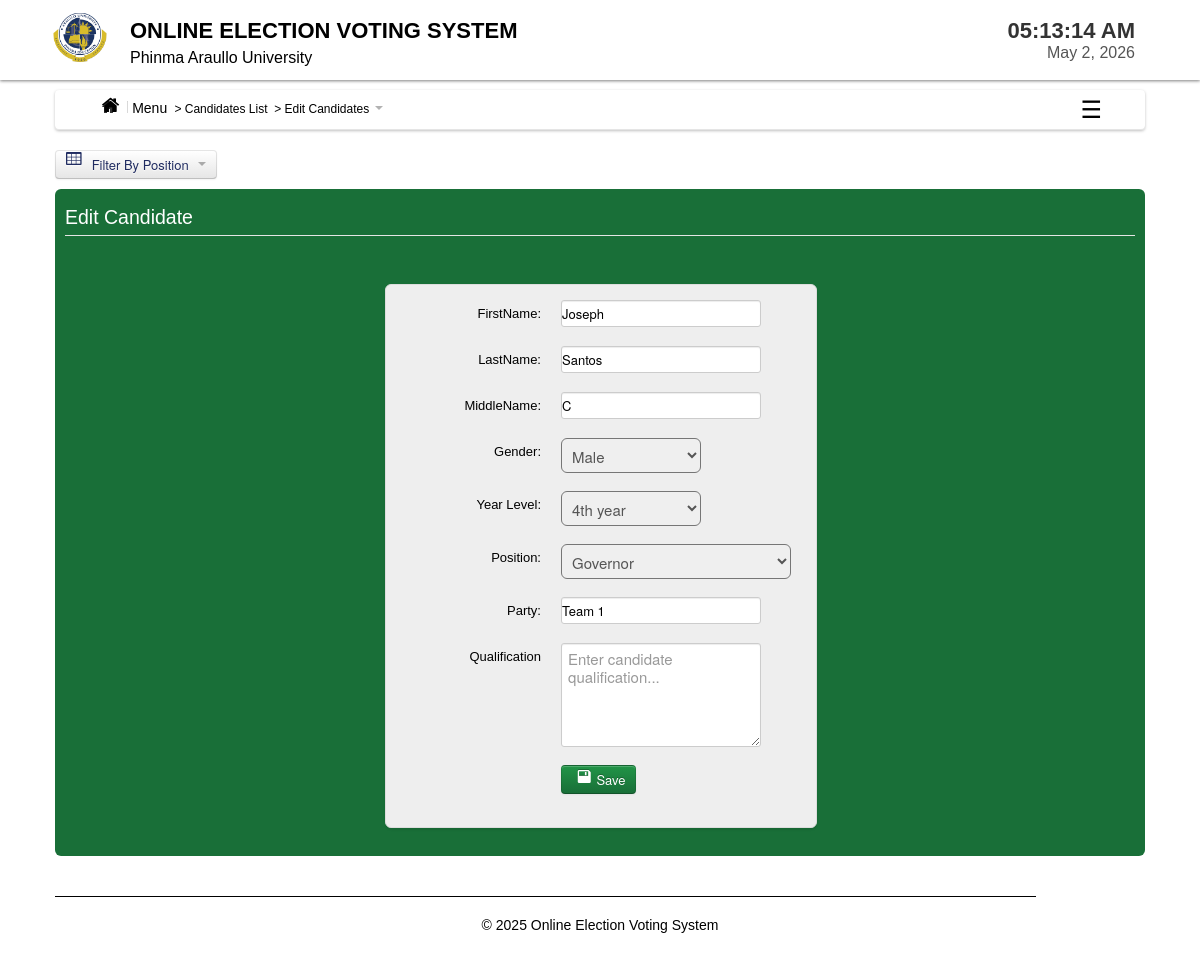
/admin/edit_candidate.php?id=212 (signed in), run on the app's committed database.
### tables this page shows
CREATE TABLE `candidate` (
  `CandidateID` int(11) NOT NULL,
  `abc` varchar(1) NOT NULL,
  `Position` varchar(200) NOT NULL,
  `Party` varchar(100) NOT NULL,
  `FirstName` varchar(200) NOT NULL,
  `LastName` varchar(200) NOT NULL,
  `MiddleName` varchar(100) NOT NULL,
  `Gender` varchar(6) NOT NULL,
  `Year` varchar(100) NOT NULL,
  `Photo` varchar(200) NOT NULL,
  `Qualification` text NOT NULL
);

### admin/edit_candidate.php (the view, shortened to what this page needs)
<?php
include('header.php');
include('dbcon.php');
$get_id=$_GET['id'];
?>
</head>
<body>
<?php include('nav_top.php'); ?>
<div class="wrapper">
<div class="home_body">
<?php include('menusidebar.php'); ?>
<section style="margin-top: 20px;">
 <section style="margin-top: 20px;">
  <div class="dropdown">
    <button class="btn dropdown-toggle" type="button" data-toggle="dropdown"
  #000; border: none;>
  <i class="icon-table icon-large" style="margin-right: 8px;"></i> Filter By Position
  <span class="caret" style="border-top-color: #000; margin-left: 6px;"></span>
</button>
  </div>
</section>
	<div id="element" class="hero-body">
	<?php
	$result=mysqli_query($conn,"select * from candidate where CandidateID='$get_id'") or die(mysqli_error());
	$row=mysqli_fetch_array($result);
	?>
	<form method="POST"  class="form-horizontal" enctype="multipart/form-data">
    <fieldset>
    <legend><font color="white">Edit Candidate</font></legend>
	<div class="candidate_margin">
	<ul class="thumbnails_new_voter">
    <li class="span3">
    <div class="thumbnail_new_voter">
	<div class="control-group">
    <label class="control-label" for="input01">FirstName:</label>
    <div class="controls">
    <input type="text" name="rfirstname" class="rfirstname" value="<?php echo $row['FirstName']; ?>">
    </div>
    </div>
	<div class="control-group">
    <label class="control-label" for="input01">LastName:</label>
    <div class="controls">
    <input type="text" name="rlastname" class="rlastname" value="<?php echo $row['LastName']; ?>">
    </div>
    </div>
	<div class="control-group">
    <label class="control-label" for="input01">MiddleName:</label>
    <div class="controls">
    <input type="text" name="rname" class="rname" value="<?php echo $row['MiddleName']; ?>">
    </div>
    </div>
	<div class="control-group">
    <label class="control-label" for="input01">Gender:</label>
    <div class="controls">
   <select name="rgender" class="rgender" id="span2">
   <option><?php echo $row['Gender']; ?></option>
	</select>
    </div>
    </div>
	<div class="control-group">
    <label class="control-label" for="input01">Year Level:</label>
    <div class="controls">
   <select name="ryear" class="ryear" id="span2">
     <option><?php echo $row['Year']; ?></option>
	</select>
    </div>
    </div>
	<div class="control-group">
    <label class="control-label" for="input01">Position:</label>
    <div class="controls">
   <select name="rposition" class="rposition" id="span90">
    <option><?php echo $row['Position']; ?></option>
	</select>
    </div>
    </div>
		<div class="control-group">
    <label class="control-label" for="input01">Party:</label>
    <div class="controls">
    <input type="text" name="party" class="party" value="<?php echo $row['Party']; ?>">
    </div>
    </div>
<div class="control-group">
    <label class="control-label" for="qualification">Qualification</label>
    <div class="controls">
        <textarea id="qualification" name="qualification" class="font" rows="5" cols="50" placeholder="Enter candidate qualification..."></textarea>
    </div>
</div>
	<div class="control-group">
    <div class="controls">
	<button class="btn btn-primary" name="save"><i class="icon-save icon-large"></i>Save</button>
    </div>
    </div>
    </fieldset>
    </form>
	</div>
	<?php include('footer.php')?>
</div>
</div>
</body>
</html>

### admin/css/Home.css (style rules this page uses)
* { margin: 0; padding: 0; }
body { font-family: "Poppins", sans-serif; font-size: 14px; background-color: #fff ; background-position: 0 0px; }
.wrapper { width:1090px; margin:10px auto; }

### data on the page
candidate: rfirstname "Joseph", rlastname "Santos", rname "C", rgender "Male", ryear "4th year", rposition "Governor", party "Team 1"

### other printed values
$main_label "Candidates List"
$subpage_label "Edit Candidates"
